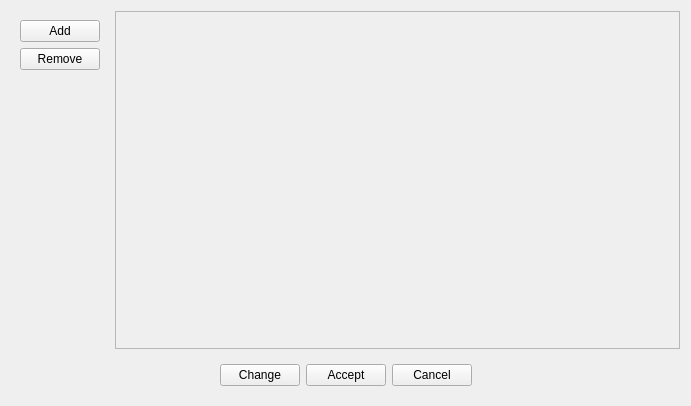
<?xml version="1.0" encoding="UTF-8"?>
<ui version="4.0">
 <class>VMTDInterfacesForm</class>
 <widget class="QWidget" name="VMTDInterfacesForm">
  <property name="geometry">
   <rect>
    <x>0</x>
    <y>0</y>
    <width>691</width>
    <height>406</height>
   </rect>
  </property>
  <property name="windowTitle">
   <string>Form</string>
  </property>
  <layout class="QVBoxLayout" name="verticalLayout_3">
   <item>
    <layout class="QHBoxLayout" name="hl_2">
     <item>
      <widget class="QWidget" name="wEdit" native="true">
       <layout class="QVBoxLayout" name="verticalLayout">
        <item>
         <widget class="QPushButton" name="pbAdd">
          <property name="text">
           <string>Add</string>
          </property>
         </widget>
        </item>
        <item>
         <widget class="QPushButton" name="pbRemove">
          <property name="text">
           <string>Remove</string>
          </property>
         </widget>
        </item>
        <item>
         <spacer name="_3">
          <property name="orientation">
           <enum>Qt::Vertical</enum>
          </property>
          <property name="sizeHint" stdset="0">
           <size>
            <width>20</width>
            <height>40</height>
           </size>
          </property>
         </spacer>
        </item>
       </layout>
      </widget>
     </item>
     <item>
      <widget class="QScrollArea" name="scrollArea">
       <property name="widgetResizable">
        <bool>true</bool>
       </property>
       <widget class="QWidget" name="wInterfaces">
        <property name="geometry">
         <rect>
          <x>0</x>
          <y>0</y>
          <width>581</width>
          <height>352</height>
         </rect>
        </property>
        <layout class="QVBoxLayout" name="verticalLayout_2">
         <property name="leftMargin">
          <number>0</number>
         </property>
         <property name="topMargin">
          <number>0</number>
         </property>
         <property name="rightMargin">
          <number>0</number>
         </property>
         <property name="bottomMargin">
          <number>0</number>
         </property>
        </layout>
       </widget>
      </widget>
     </item>
    </layout>
   </item>
   <item>
    <widget class="QWidget" name="wManage" native="true">
     <layout class="QHBoxLayout" name="hl_1">
      <item>
       <spacer name="_1">
        <property name="orientation">
         <enum>Qt::Horizontal</enum>
        </property>
        <property name="sizeHint" stdset="0">
         <size>
          <width>40</width>
          <height>20</height>
         </size>
        </property>
       </spacer>
      </item>
      <item>
       <widget class="QPushButton" name="pbChange">
        <property name="text">
         <string>Change</string>
        </property>
       </widget>
      </item>
      <item>
       <widget class="QPushButton" name="pbAccept">
        <property name="text">
         <string>Accept</string>
        </property>
       </widget>
      </item>
      <item>
       <widget class="QPushButton" name="pbCancel">
        <property name="text">
         <string>Cancel</string>
        </property>
       </widget>
      </item>
      <item>
       <spacer name="_2">
        <property name="orientation">
         <enum>Qt::Horizontal</enum>
        </property>
        <property name="sizeHint" stdset="0">
         <size>
          <width>40</width>
          <height>20</height>
         </size>
        </property>
       </spacer>
      </item>
     </layout>
    </widget>
   </item>
  </layout>
 </widget>
 <resources/>
 <connections/>
</ui>
